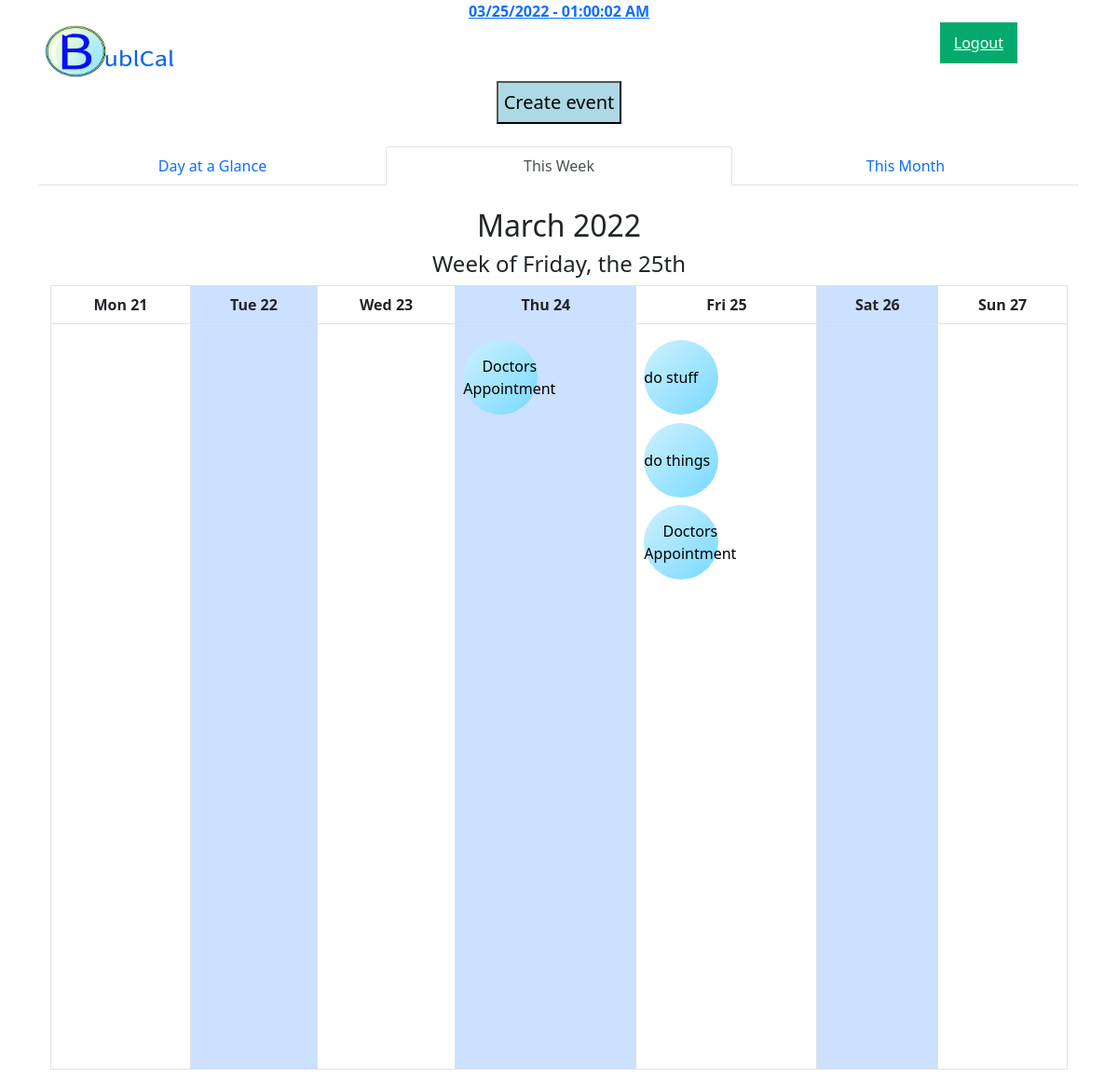
/app/weekly/ (signed in), run on the app's committed database.
### app/models.py (models this page shows)
class Bubl(models.Model):
    email = models.ForeignKey(UserData, on_delete=models.CASCADE);
    name = models.CharField(max_length=32);
    note = models.CharField(max_length=32);
    date = models.DateField();
    time = models.TimeField(auto_now=False, auto_now_add=False);
    length = models.IntegerField();

### app/views.py (the view)
# urls.py: path('weekly/',             views.weekly,       name="weekly-view"),
def weekly(request):
    result = bublcal_lib.verifyLogin(request);
    if(not result[0]):
        return redirect("index");
    user = result[1];
    bubls = bublcal_lib.getUserBubbles(user);
    day = current_date.day
    day_names = ["Mon", "Tue", "Wed", "Thu", "Fri", "Sat","Sun" ]
    weeks_list = []
    for weeks in calendar.monthcalendar(year, current_date.month):
        weeks_list.append(weeks)
    dates = []
    for w in weeks_list:
        if day in w:
            for date in w:
                dates.append(date)
    days = dict(zip(day_names, dates))
    def suffix(day):
        if 4 <= day <= 20 or 24 <= day <= 30:
            day = str(day) + "th"
        elif day == 1 or day == 21 or day == 31:
            day = str(day) + "st"
        elif day == 2 or day == 22:
            day = str(day) + "nd"
        elif day == 3 or day == 23:
            day = str(day) + "rd"
        return day
    return render(request, "weekly.html", {
        "loggedIn"  : True,
        "bubls": bubls,
        "day_of_week": day_of_week,
        "day": suffix(day),
        "month_year": month_year,
        "days": days,
    })

### app/bublcal_lib.py (called while the page is built)
def verifyLogin(request):
    session = request.session;
    if("email" in session):
        if(session["email"] != None):
            email = session["email"]
            return [True, email];
    return [False, None];

def getUserObject(email):
    for user in UserData.objects.all():
        if(user.email == email):
            return user; # Object found
    return None; # No object found

def getUserBubbles(email):
    user = getUserObject(email);
    if(user == None):
        return None;
    bubls = [];
    for bubl in Bubl.objects.all():
        if(bubl.email.email == email):
            bubls.append(bubl);
    return bubls;

### app/templates/weekly.html (shortened to what this page needs)
{% extends "base.html" %}
{% load static %}
{% block styles %}
    <link rel="stylesheet" type="text/css" href="{% static 'weekly/weekly.css' %}">
{% endblock styles %}
{% block content %}
    <div class="container pt-4 pb-2">
        <h2 class="text-center">{{ month_year }}</h2>
        <h4 class="text-center">Week of {{ day_of_week }}, the {{ day }}</h4>
    <div id="week_table" class="container table-responsive">
        <table class="table table-bordered">
            <tr class="weekdays">
                {% for name, date in days.items %}
                    <th class="text-center"> {{ name }} {{ date }}</th>
                {% endfor %}
            </tr>
            <tr class="vh-100">
                {% for name, date in days.items %}
                    <td>
                        {% for bubl in bubls %}
                            {% if bubl.date.day == date %}
                                <div class="bubble">{{bubl.name}}</div>
                            {% endif %}
                        {% endfor %}
                    </td>
                {% endfor %}
            </tr>
        </table>
    </div>
    </div>
{% endblock content %}

### app/static/weekly/weekly.css (style rules this page uses)
td:nth-child(even), th:nth-child(even) { background-color: #cce0ff; }

### app/templates/weekly.html (style rules this page uses)
.bubble { color: black; background-image: linear-gradient(to bottom right, rgba(207, 241, 255, 1), rgba(120, 217, 255, 1)); border-radius: 50%; display: flex; align-items: center; text-align: center; width: 80px; height: 80px; margin-top: 5%; margin-bottom: 5%; }

### data on the page
Bubl: name "Doctors Appointment"
Bubl: name "do stuff"
Bubl: name "do things"
Bubl: name "Doctors Appointment"

### other printed values
{{ month_year }} "March 2022"
{{ day_of_week }} "Friday"
{{ day }} "25th"
{{ name }} "Mon" "Tue" "Wed" "Thu" "Fri" "Sat" "Sun"
{{ date }} "21" "22" "23" "24" "25" "26" "27"
